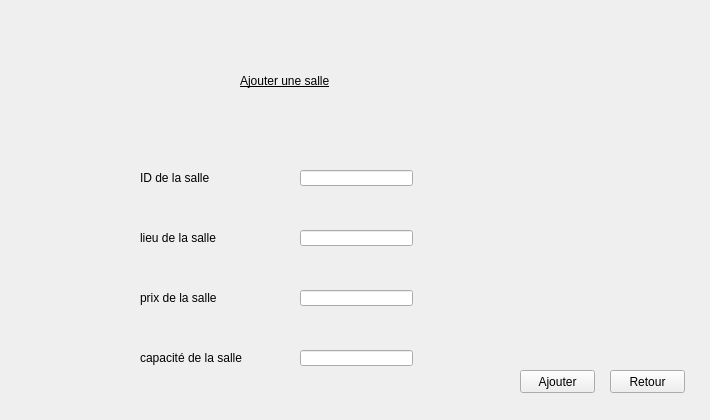
   <widget class="QWidget" name="page_6">
    <widget class="QLabel" name="label_13">
     <property name="geometry">
      <rect>
       <x>0</x>
       <y>0</y>
       <width>701</width>
       <height>411</height>
      </rect>
     </property>
     <property name="text">
      <string/>
     </property>
     <property name="pixmap">
      <pixmap>../../Downloads/bb.jpg</pixmap>
     </property>
    </widget>
    <widget class="QLabel" name="label_14">
     <property name="geometry">
      <rect>
       <x>240</x>
       <y>50</y>
       <width>251</width>
       <height>61</height>
      </rect>
     </property>
     <property name="styleSheet">
      <string notr="true">color:rgb(0, 0, 0);
font: 75 17pt &quot;Segoe Script&quot;;
text-decoration: underline;</string>
     </property>
     <property name="text">
      <string>Ajouter une salle</string>
     </property>
    </widget>
    <widget class="QLabel" name="label_15">
     <property name="geometry">
      <rect>
       <x>140</x>
       <y>230</y>
       <width>101</width>
       <height>16</height>
      </rect>
     </property>
     <property name="styleSheet">
      <string notr="true">color: rgb(0, 0, 0);
font: 87 8pt &quot;Arial Black&quot;;</string>
     </property>
     <property name="text">
      <string>lieu de la salle</string>
     </property>
    </widget>
    <widget class="QLabel" name="label_16">
     <property name="geometry">
      <rect>
       <x>140</x>
       <y>170</y>
       <width>101</width>
       <height>16</height>
      </rect>
     </property>
     <property name="styleSheet">
      <string notr="true">color: rgb(0, 0, 0);
font: 87 8pt &quot;Arial Black&quot;;</string>
     </property>
     <property name="text">
      <string>ID de la salle</string>
     </property>
    </widget>
    <widget class="QLabel" name="label_17">
     <property name="geometry">
      <rect>
       <x>140</x>
       <y>290</y>
       <width>101</width>
       <height>16</height>
      </rect>
     </property>
     <property name="styleSheet">
      <string notr="true">color: rgb(0, 0, 0);
font: 87 8pt &quot;Arial Black&quot;;</string>
     </property>
     <property name="text">
      <string>prix de la salle</string>
     </property>
    </widget>
    <widget class="QLabel" name="label_18">
     <property name="geometry">
      <rect>
       <x>140</x>
       <y>350</y>
       <width>131</width>
       <height>16</height>
      </rect>
     </property>
     <property name="styleSheet">
      <string notr="true">color: rgb(0, 0, 0);
font: 87 8pt &quot;Arial Black&quot;;</string>
     </property>
     <property name="text">
      <string>capacité de la salle</string>
     </property>
    </widget>
    <widget class="QPushButton" name="pushButton_14">
     <property name="geometry">
      <rect>
       <x>520</x>
       <y>370</y>
       <width>75</width>
       <height>23</height>
      </rect>
     </property>
     <property name="styleSheet">
      <string notr="true">font: 75 8pt &quot;Segoe Script&quot;;
color: rgb(0, 0, 0);</string>
     </property>
     <property name="text">
      <string>Ajouter</string>
     </property>
    </widget>
    <widget class="QPushButton" name="pushButton_15">
     <property name="geometry">
      <rect>
       <x>610</x>
       <y>370</y>
       <width>75</width>
       <height>23</height>
      </rect>
     </property>
     <property name="styleSheet">
      <string notr="true">font: 75 8pt &quot;Segoe Script&quot;;
color: rgb(0, 0, 0);</string>
     </property>
     <property name="text">
      <string>Retour</string>
     </property>
    </widget>
    <widget class="QLineEdit" name="lineEdit_id">
     <property name="geometry">
      <rect>
       <x>300</x>
       <y>170</y>
       <width>113</width>
       <height>16</height>
      </rect>
     </property>
     <property name="styleSheet">
      <string notr="true">font: 75 8pt &quot;Segoe Script&quot;;
color: rgb(0, 0, 0);</string>
     </property>
     <property name="maxLength">
      <number>4</number>
     </property>
    </widget>
    <widget class="QLineEdit" name="lineEdit_lieu">
     <property name="geometry">
      <rect>
       <x>300</x>
       <y>230</y>
       <width>113</width>
       <height>16</height>
      </rect>
     </property>
     <property name="styleSheet">
      <string notr="true">font: 75 8pt &quot;Segoe Script&quot;;
color: rgb(0, 0, 0);</string>
     </property>
    </widget>
    <widget class="QLineEdit" name="lineEdit_prix">
     <property name="geometry">
      <rect>
       <x>300</x>
       <y>290</y>
       <width>113</width>
       <height>16</height>
      </rect>
     </property>
     <property name="styleSheet">
      <string notr="true">font: 75 8pt &quot;Segoe Script&quot;;
color: rgb(0, 0, 0);</string>
     </property>
    </widget>
    <widget class="QLineEdit" name="lineEdit_capacite">
     <property name="geometry">
      <rect>
       <x>300</x>
       <y>350</y>
       <width>113</width>
       <height>16</height>
      </rect>
     </property>
     <property name="styleSheet">
      <string notr="true">font: 75 8pt &quot;Segoe Script&quot;;
color: rgb(0, 0, 0);</string>
     </property>
    </widget>
   </widget>
